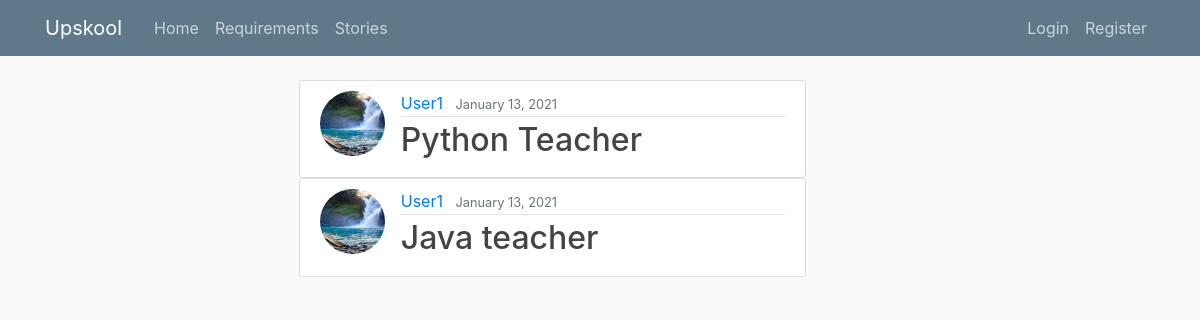
Before: /requirements/ with the older database file.
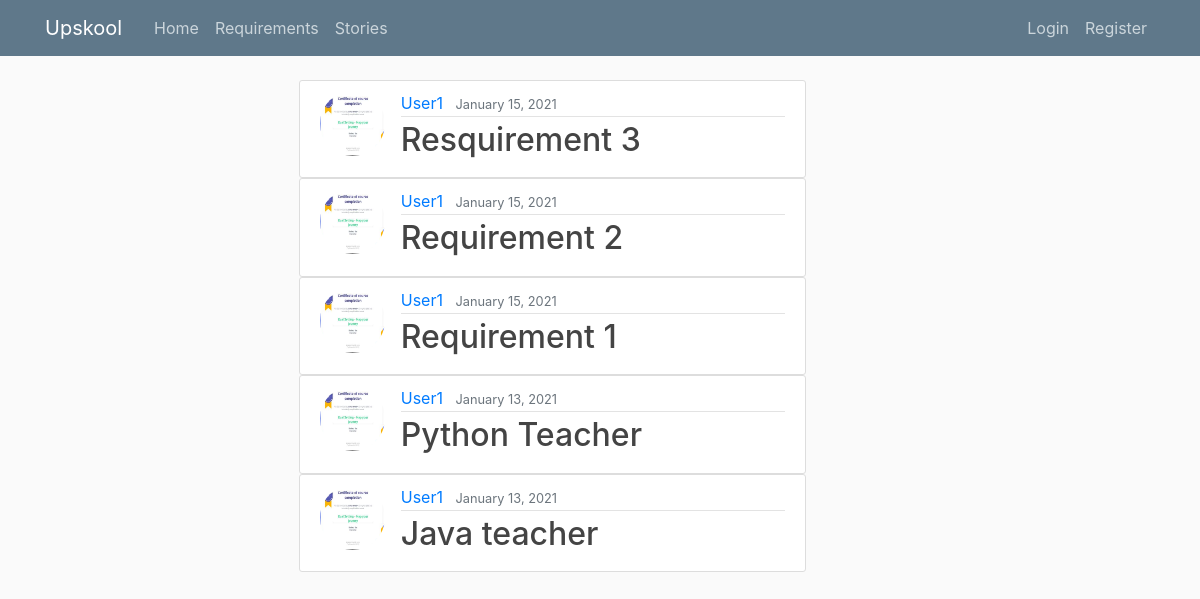
After: the same page with the newer database file.
### users/models.py (models this page shows, shortened)
class Requirement(models.Model):
    title = models.CharField(max_length=100)
    content = models.TextField()
    date_posted = models.DateTimeField(default=timezone.now)
    author = models.ForeignKey(User, on_delete=models.CASCADE)

class Profile(models.Model):
    user = models.OneToOneField(User, on_delete=models.CASCADE)
    image = models.ImageField(default='default.jpg', upload_to='profile_pics')

### users/views.py (the view)
# urls.py: path('requirements/',ReqListView.as_view(), name='requirements'),
class ReqListView(ListView):
    model = Requirement
    template_name = 'users/requirements.html'  # <app>/<model>_<viewtype>.html
    context_object_name = 'requirements'
    ordering = ['-date_posted']

### users/templates/users/requirements.html
{% extends "users/base.html" %}
{% block content %}
{% for requirement in requirements %}
    <article class="media content-section">
    <img class="rounded-circle article-img" src="{{ requirement.author.profile.image.url }}">
    <div class="media-body">
        <div class="article-metadata">
        <a class="mr-2" href="#">{{ requirement.author }}</a>
        <small class="text-muted">{{ requirement.date_posted|date:"F d, Y" }}</small>
        </div>
        <h2><a class="article-title" href="{% url 'req-detail' requirement.id %}">{{ requirement.title }}</a></h2>
    </div>
    </article>
{% endfor %}
{% endblock content %}

### users/templates/users/base.html (shortened to what this page needs)
{% load static %}
<!DOCTYPE html>
<html>
<head>
    <link rel="stylesheet" href="https://maxcdn.bootstrapcdn.com/bootstrap/4.0.0/css/bootstrap.min.css">
    <link rel="stylesheet" type="text/css" href="{% static 'users/main.css' %}">
</head>
<body>
    <header class="site-header">
      <nav class="navbar navbar-expand-md navbar-dark bg-steel fixed-top">
        <div class="container">
          <a class="navbar-brand mr-4" href="#">Upskool</a>
          <div class="collapse navbar-collapse" id="navbarToggle">
            <div class="navbar-nav mr-auto">
              <a class="nav-item nav-link" href="{% url 'upskool-home' %}">Home</a>
              <a class="nav-item nav-link" href="{% url 'requirements' %}">Requirements</a>
              <a class="nav-item nav-link" href="{% url 'stories' %}">Stories</a>
            </div>
            <div class="navbar-nav">
              {% if user.is_authenticated %}
                <a class="nav-item nav-link" href="{% url 'profile' %}">Profile</a>
                <a class="nav-item nav-link" href="{% url 'logout' %}">Logout</a>
              {% else %}
                <a class="nav-item nav-link" href="{% url 'login' %}">Login</a>
                <a class="nav-item nav-link" href="{% url 'upskool-register' %}">Register</a>
              {% endif %}
            </div>
          </div>
        </div>
      </nav>
    </header>
    <main role="main" class="container">
      <div class="row">
        <div class="col-md-11">
          {% block content %}{% endblock %}
        </div>
      </div>
    </main>
</body>

### users/static/users/main.css (style rules this page uses)
body { background: #fafafa; color: #333333; margin-top: 5rem; }
h1, h2, h3, h4, h5, h6 { color: #444444; }
.bg-steel { background-color: #5f788a; }
.site-header .navbar-nav .nav-link { color: #cbd5db; }
.content-section { margin: auto; width: 50%; background: #ffffff; padding: 10px 20px; border: 1px solid #dddddd; border-radius: 3px; }
.article-title { color: #444444; }
.article-img { height: 65px; width: 65px; margin-right: 16px; }
.article-metadata { padding-bottom: 1px; margin-bottom: 4px; border-bottom: 1px solid #e3e3e3 }

Changed rows visible on the page:
added Requirement: author.profile.image (picture), author "User1", date_posted "January 15, 2021", title "Resquirement 3"
added Requirement: author.profile.image (picture), author "User1", date_posted "January 15, 2021", title "Requirement 2"
added Requirement: author.profile.image (picture), author "User1", date_posted "January 15, 2021", title "Requirement 1"
changed through a linked row, Requirement "Python Teacher": author.profile.image: a different picture
changed through a linked row, Requirement "Java teacher": author.profile.image: a different picture
